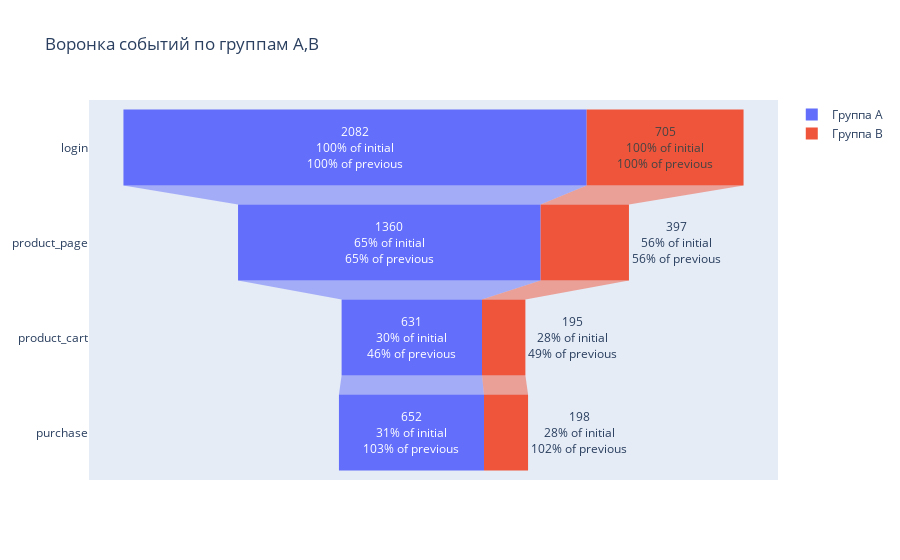

This figure's notebook cell:
### Markdown cell above
Построим воронку

### Code cell
fig = go.Figure()
fig.add_trace(go.Funnel(
    name='Группа A',
    y = events_count_A['event_name'],
    x = events_count_A['count_users'],
    textposition = "inside",
    textinfo = "value+percent previous+ percent initial"
    ))
fig.add_trace(go.Funnel(
    name='Группа B',
    y = events_count_B['event_name'],
    x = events_count_B['count_users'],
    textposition = "auto",
    textinfo = "value+percent previous+ percent initial"
    )) 
fig.update_layout(title_text='Воронка событий по группам А,В')

fig.show()

### Figure 1 — Plotly figure (JSON) as saved in the notebook; plotly's stock layout.template omitted (floating-point values rounded to 4 significant figures)
{"data": [{"name": "Группа A", "textinfo": "value+percent previous+percent initial", "textposition": "inside", "type": "funnel", "x": [2082, 1360, 631, 652], "y": ["login", "product_page", "product_cart", "purchase"]}, {"name": "Группа B", "textinfo": "value+percent previous+percent initial", "textposition": "auto", "type": "funnel", "x": [705, 397, 195, 198], "y": ["login", "product_page", "product_cart", "purchase"]}], "layout": {"title": {"text": "Воронка событий по группам А,В"}}}
